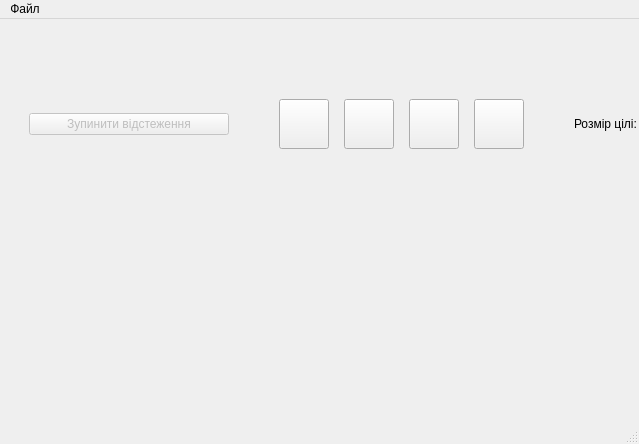
<?xml version="1.0" encoding="UTF-8"?>
<ui version="4.0">
 <class>MainWindow</class>
 <widget class="QMainWindow" name="MainWindow">
  <property name="geometry">
   <rect>
    <x>0</x>
    <y>0</y>
    <width>639</width>
    <height>444</height>
   </rect>
  </property>
  <property name="windowTitle">
   <string>Tracker</string>
  </property>
  <widget class="QWidget" name="centralwidget">
   <widget class="QWidget" name="verticalLayoutWidget">
    <property name="geometry">
     <rect>
      <x>20</x>
      <y>80</y>
      <width>795</width>
      <height>487</height>
     </rect>
    </property>
    <layout class="QVBoxLayout" name="verticalLayout">
     <property name="sizeConstraint">
      <enum>QLayout::SetMaximumSize</enum>
     </property>
     <item>
      <layout class="QHBoxLayout" name="horizontalLayout">
       <property name="sizeConstraint">
        <enum>QLayout::SetFixedSize</enum>
       </property>
       <item>
        <widget class="QPushButton" name="stopBtn">
         <property name="enabled">
          <bool>false</bool>
         </property>
         <property name="sizePolicy">
          <sizepolicy hsizetype="Preferred" vsizetype="Fixed">
           <horstretch>0</horstretch>
           <verstretch>0</verstretch>
          </sizepolicy>
         </property>
         <property name="maximumSize">
          <size>
           <width>200</width>
           <height>16777215</height>
          </size>
         </property>
         <property name="focusPolicy">
          <enum>Qt::TabFocus</enum>
         </property>
         <property name="toolTip">
          <string>Припинити відстежування цільового об'єкта</string>
         </property>
         <property name="text">
          <string>Зупинити відстеження</string>
         </property>
         <property name="shortcut">
          <string>C</string>
         </property>
         <property name="flat">
          <bool>false</bool>
         </property>
        </widget>
       </item>
       <item>
        <spacer name="horizontalSpacer_2">
         <property name="orientation">
          <enum>Qt::Horizontal</enum>
         </property>
         <property name="sizeType">
          <enum>QSizePolicy::Minimum</enum>
         </property>
         <property name="sizeHint" stdset="0">
          <size>
           <width>35</width>
           <height>20</height>
          </size>
         </property>
        </spacer>
       </item>
       <item>
        <widget class="QPushButton" name="pbLeft">
         <property name="sizePolicy">
          <sizepolicy hsizetype="Fixed" vsizetype="Fixed">
           <horstretch>0</horstretch>
           <verstretch>0</verstretch>
          </sizepolicy>
         </property>
         <property name="minimumSize">
          <size>
           <width>50</width>
           <height>50</height>
          </size>
         </property>
         <property name="maximumSize">
          <size>
           <width>50</width>
           <height>50</height>
          </size>
         </property>
         <property name="toolTip">
          <string extracomment="Повернути камеру ліворуч"/>
         </property>
         <property name="styleSheet">
          <string notr="true">image: url(:/images/img/arrow-left.png);</string>
         </property>
         <property name="text">
          <string/>
         </property>
         <property name="iconSize">
          <size>
           <width>46</width>
           <height>46</height>
          </size>
         </property>
         <property name="shortcut">
          <string>Left</string>
         </property>
         <property name="default">
          <bool>false</bool>
         </property>
         <property name="flat">
          <bool>false</bool>
         </property>
        </widget>
       </item>
       <item>
        <widget class="QPushButton" name="pbRight">
         <property name="sizePolicy">
          <sizepolicy hsizetype="Fixed" vsizetype="Fixed">
           <horstretch>0</horstretch>
           <verstretch>0</verstretch>
          </sizepolicy>
         </property>
         <property name="minimumSize">
          <size>
           <width>50</width>
           <height>50</height>
          </size>
         </property>
         <property name="maximumSize">
          <size>
           <width>50</width>
           <height>50</height>
          </size>
         </property>
         <property name="toolTip">
          <string extracomment="Повернути камеру праворуч"/>
         </property>
         <property name="styleSheet">
          <string notr="true">image: url(:/images/img/arrow-right.png);</string>
         </property>
         <property name="text">
          <string/>
         </property>
         <property name="iconSize">
          <size>
           <width>46</width>
           <height>46</height>
          </size>
         </property>
         <property name="shortcut">
          <string>Right</string>
         </property>
        </widget>
       </item>
       <item>
        <widget class="QPushButton" name="pbUp">
         <property name="sizePolicy">
          <sizepolicy hsizetype="Fixed" vsizetype="Fixed">
           <horstretch>0</horstretch>
           <verstretch>0</verstretch>
          </sizepolicy>
         </property>
         <property name="minimumSize">
          <size>
           <width>50</width>
           <height>50</height>
          </size>
         </property>
         <property name="maximumSize">
          <size>
           <width>50</width>
           <height>50</height>
          </size>
         </property>
         <property name="toolTip">
          <string extracomment="Повернути камеру вгору"/>
         </property>
         <property name="styleSheet">
          <string notr="true">image: url(:/images/img/arrow-up.png);</string>
         </property>
         <property name="text">
          <string/>
         </property>
         <property name="iconSize">
          <size>
           <width>46</width>
           <height>46</height>
          </size>
         </property>
         <property name="shortcut">
          <string>Up</string>
         </property>
        </widget>
       </item>
       <item>
        <widget class="QPushButton" name="pbDown">
         <property name="sizePolicy">
          <sizepolicy hsizetype="Fixed" vsizetype="Fixed">
           <horstretch>0</horstretch>
           <verstretch>0</verstretch>
          </sizepolicy>
         </property>
         <property name="minimumSize">
          <size>
           <width>50</width>
           <height>50</height>
          </size>
         </property>
         <property name="maximumSize">
          <size>
           <width>50</width>
           <height>50</height>
          </size>
         </property>
         <property name="toolTip">
          <string extracomment="Повернути камеру вниз"/>
         </property>
         <property name="styleSheet">
          <string notr="true">image: url(:/images/img/arrow-down.png);</string>
         </property>
         <property name="text">
          <string/>
         </property>
         <property name="iconSize">
          <size>
           <width>46</width>
           <height>46</height>
          </size>
         </property>
         <property name="shortcut">
          <string>Down</string>
         </property>
        </widget>
       </item>
       <item>
        <spacer name="horizontalSpacer">
         <property name="orientation">
          <enum>Qt::Horizontal</enum>
         </property>
         <property name="sizeType">
          <enum>QSizePolicy::Minimum</enum>
         </property>
         <property name="sizeHint" stdset="0">
          <size>
           <width>35</width>
           <height>20</height>
          </size>
         </property>
        </spacer>
       </item>
       <item>
        <widget class="QLabel" name="label">
         <property name="sizePolicy">
          <sizepolicy hsizetype="Fixed" vsizetype="Fixed">
           <horstretch>0</horstretch>
           <verstretch>0</verstretch>
          </sizepolicy>
         </property>
         <property name="text">
          <string>Розмір цілі:</string>
         </property>
        </widget>
       </item>
       <item>
        <widget class="QComboBox" name="targetSz">
         <property name="sizePolicy">
          <sizepolicy hsizetype="Preferred" vsizetype="Fixed">
           <horstretch>0</horstretch>
           <verstretch>0</verstretch>
          </sizepolicy>
         </property>
         <property name="maximumSize">
          <size>
           <width>150</width>
           <height>16777215</height>
          </size>
         </property>
         <property name="toolTip">
          <string>Обрати бажаний розмір цілі</string>
         </property>
         <property name="layoutDirection">
          <enum>Qt::LeftToRight</enum>
         </property>
         <property name="frame">
          <bool>true</bool>
         </property>
        </widget>
       </item>
      </layout>
     </item>
    </layout>
   </widget>
  </widget>
  <widget class="QStatusBar" name="statusBar"/>
  <widget class="QMenuBar" name="menuBar">
   <property name="geometry">
    <rect>
     <x>0</x>
     <y>0</y>
     <width>639</width>
     <height>28</height>
    </rect>
   </property>
   <widget class="QMenu" name="menuSettings">
    <property name="title">
     <string>Файл</string>
    </property>
    <addaction name="actionSettings"/>
    <addaction name="separator"/>
    <addaction name="actionExit"/>
   </widget>
   <addaction name="menuSettings"/>
  </widget>
  <action name="actionSettings">
   <property name="text">
    <string>Налаштування</string>
   </property>
   <property name="shortcut">
    <string>S</string>
   </property>
  </action>
  <action name="actionExit">
   <property name="text">
    <string>Вихід</string>
   </property>
   <property name="shortcut">
    <string>Q</string>
   </property>
  </action>
 </widget>
 <resources/>
 <connections>
  <connection>
   <sender>stopBtn</sender>
   <signal>clicked()</signal>
   <receiver>MainWindow</receiver>
   <slot>endCapture()</slot>
   <hints>
    <hint type="sourcelabel">
     <x>299</x>
     <y>250</y>
    </hint>
    <hint type="destinationlabel">
     <x>446</x>
     <y>273</y>
    </hint>
   </hints>
  </connection>
  <connection>
   <sender>actionExit</sender>
   <signal>triggered()</signal>
   <receiver>MainWindow</receiver>
   <slot>close()</slot>
   <hints>
    <hint type="sourcelabel">
     <x>-1</x>
     <y>-1</y>
    </hint>
    <hint type="destinationlabel">
     <x>319</x>
     <y>221</y>
    </hint>
   </hints>
  </connection>
  <connection>
   <sender>actionSettings</sender>
   <signal>triggered()</signal>
   <receiver>MainWindow</receiver>
   <slot>configureCaptureSettings()</slot>
   <hints>
    <hint type="sourcelabel">
     <x>-1</x>
     <y>-1</y>
    </hint>
    <hint type="destinationlabel">
     <x>319</x>
     <y>221</y>
    </hint>
   </hints>
  </connection>
  <connection>
   <sender>targetSz</sender>
   <signal>currentIndexChanged(int)</signal>
   <receiver>MainWindow</receiver>
   <slot>changeTargetSize(int)</slot>
   <hints>
    <hint type="sourcelabel">
     <x>511</x>
     <y>210</y>
    </hint>
    <hint type="destinationlabel">
     <x>319</x>
     <y>221</y>
    </hint>
   </hints>
  </connection>
 </connections>
 <slots>
  <slot>startCapture()</slot>
  <slot>endCapture()</slot>
  <slot>configureCaptureSettings()</slot>
  <slot>changeTargetSize(int)</slot>
 </slots>
</ui>
